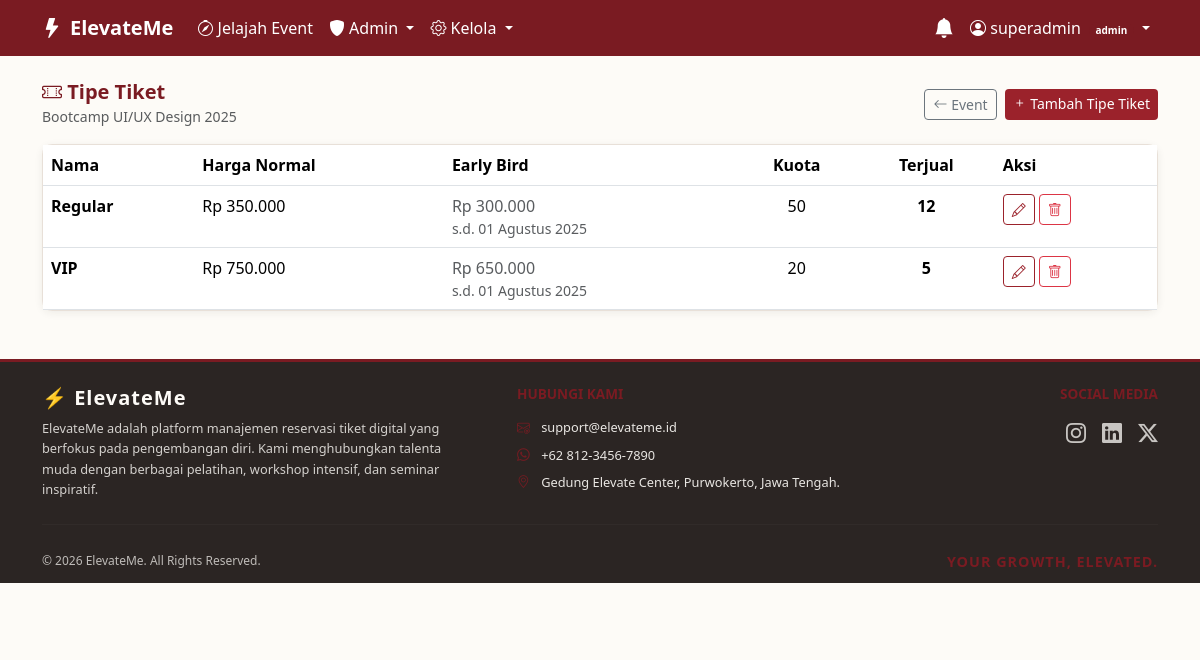
The app's page /views/tickets/tipe.php?event_id=1 (signed in) with its own data.
### tables this page shows
CREATE TABLE events (
    id            INT PRIMARY KEY AUTO_INCREMENT,
    organizer_id  INT NOT NULL,
    title         VARCHAR(200) NOT NULL,
    description   TEXT,
    location      VARCHAR(200),
    start_date    DATETIME,
    end_date      DATETIME,
    banner        VARCHAR(255) DEFAULT NULL,
    status        ENUM('draft', 'published', 'cancelled', 'completed') DEFAULT 'draft',
    created_at    TIMESTAMP DEFAULT CURRENT_TIMESTAMP,
    FOREIGN KEY (organizer_id) REFERENCES users(id) ON DELETE CASCADE
);

CREATE TABLE ticket_types (
    id                    INT PRIMARY KEY AUTO_INCREMENT,
    event_id              INT NOT NULL,
    name                  VARCHAR(100) NOT NULL,
    price                 DECIMAL(10,2) NOT NULL,
    quota                 INT NOT NULL,
    sold                  INT NOT NULL DEFAULT 0,
    description           TEXT,
    early_bird_price      DECIMAL(10,2) DEFAULT NULL,
    early_bird_deadline   DATETIME DEFAULT NULL,
    FOREIGN KEY (event_id) REFERENCES events(id) ON DELETE CASCADE
);

### classes/Database.php (called while the page is built, shortened)
<?php
class Database
{
    private static $instance = null;
    private $db;
    private function __construct()
    {
        $dsn = 'mysql:host=' . DB_HOST . ';dbname=' . DB_NAME . ';charset=' . DB_CHARSET;
        $options = [
            PDO::ATTR_ERRMODE            => PDO::ERRMODE_EXCEPTION,
            PDO::ATTR_DEFAULT_FETCH_MODE => PDO::FETCH_ASSOC,
            PDO::ATTR_EMULATE_PREPARES   => false,
        ];
        try {
            $this->db = new PDO($dsn, DB_USER, DB_PASS, $options);
        } catch (PDOException $e) {
            die('<div style="background:#7A1B22;color:#fff;padding:20px;font-family:sans-serif;">
                    <strong>Koneksi Database Gagal.</strong> Periksa konfigurasi di config/database.php.<br>
                    <small>Detail: ' . $e->getMessage() . '</small>
                 </div>');
        }
    }
    public static function getInstance()
    {
        if (self::$instance === null) {
            self::$instance = new Database();
        }
        return self::$instance;
    }
    public function getConnection()
    {
        return $this->db;
    }
}

### classes/BaseModel.php (called while the page is built, shortened)
<?php
abstract class BaseModel
{
    protected $db;
    protected $table = '';
    function __construct()
    {
        $this->db = Database::getInstance()->getConnection();
    }
    function getById($id)
    {
        $stmt = $this->db->prepare(
            "SELECT * FROM {$this->table} WHERE id = :id"
        );
        $stmt->execute([':id' => $id]);
        return $stmt->fetch();
    }
}

### config/bootstrap.php (called while the page is built, shortened)
<?php
require_once BASE_PATH . '/classes/Database.php';
require_once BASE_PATH . '/classes/BaseModel.php';
require_once BASE_PATH . '/classes/TicketTypeModel.php';
function e($string)
{
    return htmlspecialchars($string ?? '', ENT_QUOTES, 'UTF-8');
}
function rupiah($angka)
{
    return 'Rp ' . number_format($angka, 0, ',', '.');
}
function tanggal_id($date_string)
{
    $bulan = [
        1=>'Januari', 2=>'Februari', 3=>'Maret', 4=>'April',
        5=>'Mei', 6=>'Juni', 7=>'Juli', 8=>'Agustus',
        9=>'September', 10=>'Oktober', 11=>'November', 12=>'Desember',
    ];
    $timestamp = strtotime($date_string);
    return date('d', $timestamp) . ' ' . $bulan[(int) date('n', $timestamp)] . ' ' . date('Y', $timestamp);
}

### classes/TicketTypeModel.php (called while the page is built, shortened)
<?php
class TicketTypeModel extends BaseModel
{
    function getByEvent($event_id)
    {
        $stmt = $this->db->prepare(
            "SELECT * FROM ticket_types WHERE event_id = :event_id ORDER BY price ASC"
        );
        $stmt->execute([':event_id' => $event_id]);
        return $stmt->fetchAll();
    }
    function isEarlyBirdActive($ticket_type)
    {
        $now      = new DateTime();
        $deadline = new DateTime($ticket_type['early_bird_deadline']);
        return $now < $deadline;
    }
}

### views/tickets/tipe.php (the view, shortened to what this page needs)
<?php
require_once __DIR__ . '/../../config/bootstrap.php';
$ticket_type_model = new TicketTypeModel();
$event_model       = new EventModel();
$event_id = (int) ($_GET['event_id'] ?? 0);
$aksi     = $_GET['aksi'] ?? 'list';
$event = $event_model->getById($event_id);
$tipe_tikets = $ticket_type_model->getByEvent($event_id);
?>
<?php require_once __DIR__ . '/../layouts/header.php'; ?>
<div class="d-flex align-items-center justify-content-between mb-3">
    <div>
        <h5 class="fw-bold mb-0" style="color: var(--color-accent);">
            <i class="bi bi-ticket-perforated"></i> Tipe Tiket
        </h5>
        <span class="text-muted small"><?= e($event['title']) ?></span>
    </div>
    <div class="d-flex gap-2">
        <a href="<?= BASE_URL ?>/views/events/manage.php" class="btn btn-outline-secondary btn-sm">
            <i class="bi bi-arrow-left"></i> Event
        </a>
        <?php if ($aksi === 'list'): ?>
            <a href="?event_id=<?= $event_id ?>&aksi=tambah" class="btn btn-cta btn-sm">
                <i class="bi bi-plus"></i> Tambah Tipe Tiket
            </a>
        <?php endif; ?>
    </div>
</div>
<div class="card card-elevate">
    <div class="table-responsive">
        <table class="table table-hover mb-0">
            <thead class="table-elevate">
                <tr>
                    <th>Nama</th>
                    <th>Harga Normal</th>
                    <th>Early Bird</th>
                    <th class="text-center">Kuota</th>
                    <th class="text-center">Terjual</th>
                    <th>Aksi</th>
                </tr>
            </thead>
            <tbody>
                <?php if (empty($tipe_tikets)): ?>
                    <tr><td colspan="6" class="text-center py-4 text-muted">Belum ada tipe tiket.</td></tr>
                <?php else: ?>
                    <?php foreach ($tipe_tikets as $tt):
                        $is_eb = $ticket_type_model->isEarlyBirdActive($tt);
                    ?>
                        <tr>
                            <td class="fw-semibold">
                                <?= e($tt['name']) ?>
                            </td>
                            <td><?= rupiah($tt['price']) ?></td>
                            <td>
                                <?php if (!empty($tt['early_bird_price'])): ?>
                                    <span class="<?= $is_eb ? 'text-success fw-bold' : 'text-muted' ?>">
                                        <?= rupiah($tt['early_bird_price']) ?>
                                    </span>
                                    <div class="small text-muted">s.d. <?= tanggal_id($tt['early_bird_deadline']) ?></div>
                                <?php else: ?>
                                    <span class="text-muted">—</span>
                                <?php endif; ?>
                            </td>
                            <td class="text-center"><?= $tt['quota'] ?></td>
                            <td class="text-center fw-bold"><?= $tt['sold'] ?></td>
                            <td>
                                <a href="?event_id=<?= $event_id ?>&aksi=edit&id=<?= $tt['id'] ?>"
                                   class="btn btn-outline-cta btn-sm">
                                    <i class="bi bi-pencil"></i>
                                </a>
                                <form method="POST" action="" class="d-inline"
                                      onsubmit="return confirm('Hapus tipe tiket ini?')">
                                    <button type="submit" name="hapus_tipe"
                                            class="btn btn-outline-danger btn-sm">
                                        <i class="bi bi-trash"></i>
                                    </button>
                                </form>
                            </td>
                        </tr>
                    <?php endforeach; ?>
                <?php endif; ?>
            </tbody>
        </table>
    </div>
</div>
<?php require_once __DIR__ . '/../layouts/footer.php'; ?>

### views/layouts/header.php (style rules this page uses)
:root { --color-bg: #FDFBF7; --color-text: #2B2523; --color-accent: #7A1B22; --color-cta: #9B222B; --color-cta-hover:#7A1B22; }
body { background-color:var(--color-bg); color:var(--color-text); font-family:'Segoe UI',system-ui,sans-serif; }
html { max-width: 100vw; overflow-x: hidden; }
body { max-width: 100vw; overflow-x: hidden; }
.btn-cta { background-color:var(--color-cta); color:#fff; border:none; }
.btn-outline-cta { border:1px solid var(--color-cta); color:var(--color-cta); background:transparent; }
.card-elevate { border:1px solid #e8e0d8; border-radius:10px; background:#fff; box-shadow:0 2px 8px rgba(43,37,35,0.07); transition:transform 0.3s ease-in-out, box-shadow 0.3s ease-in-out; }

### records on screen
events: title "Bootcamp UI/UX Design 2025"
ticket_types: name "Regular", price "Rp 350.000", early_bird_price "Rp 300.000", early_bird_deadline "01 Agustus 2025", quota "50", sold "12"
ticket_types: name "VIP", price "Rp 750.000", early_bird_price "Rp 650.000", early_bird_deadline "01 Agustus 2025", quota "20", sold "5"

### other values on screen
$_SESSION['username'] "superadmin"
$auth->getRole() "admin"
